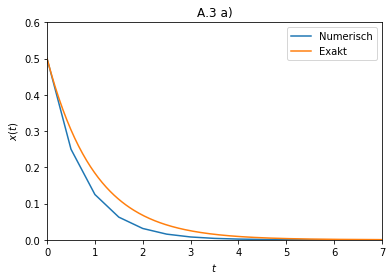

Write Python code to recreate this figure.
import numpy as np 
import matplotlib.pyplot as plt

h=0.5
alpha=1
x0=0.5
y=int(7/h)

def f(x):
    return -alpha*x

x=np.zeros(y+1)
t=np.array([0,0.5,1,1.5,2,2.5,3,3.5,4,4.5,5,5.5,6,6.5,7])

x[0]=x0


for i in range(y):
    x[i+1]=x[i]+h*f(x[i])
    
   
  
a = np.linspace(0, 7, 256) 
b=np.exp(-alpha*a)*x0
    
plt.plot(t, x, label='Numerisch') 
plt.plot(a, b, label='Exakt')
plt.legend(loc='upper right')
plt.axis([0, 7, 0, 0.6])
plt.xlabel('$t$')
plt.ylabel('$x(t)$')
plt.title('A.3 a)')
plt.show()
